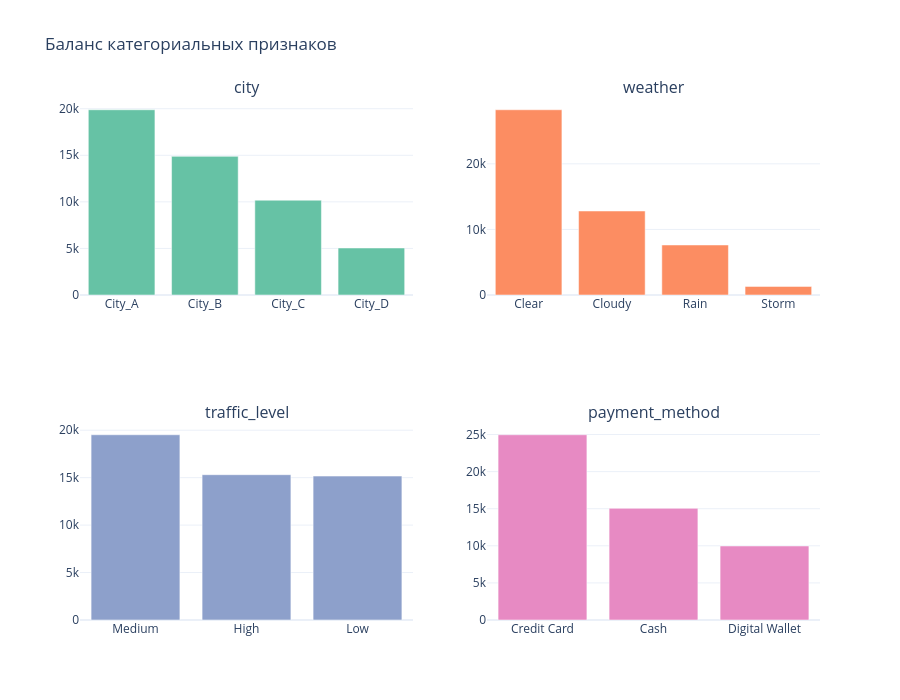

Write notebook code for a chart like this one.
### Markdown cell above
### 4.2 Баланс категориальных признаков

### Code cell
cat_cols = ['city', 'weather', 'traffic_level', 'payment_method']
fig = make_subplots(rows=2, cols=2, subplot_titles=cat_cols)
for i, col in enumerate(cat_cols):
    vc = df[col].value_counts()
    fig.add_trace(go.Bar(x=vc.index.astype(str), y=vc.values, showlegend=False,
                         marker_color=px.colors.qualitative.Set2[i]), row=i//2+1, col=i%2+1)
fig.update_layout(height=700, title='Баланс категориальных признаков', template='plotly_white')
fig.show()

### Figure 1 — Plotly figure (JSON) as saved in the notebook; plotly's stock layout.template omitted (floating-point values rounded to 4 significant figures)
{"data": [{"marker": {"color": "rgb(102,194,165)"}, "showlegend": false, "type": "bar", "x": ["City_A", "City_B", "City_C", "City_D"], "xaxis": "x", "y": [19888, 14885, 10178, 5049], "yaxis": "y"}, {"marker": {"color": "rgb(252,141,98)"}, "showlegend": false, "type": "bar", "x": ["Clear", "Cloudy", "Rain", "Storm"], "xaxis": "x2", "y": [28248, 12810, 7627, 1315], "yaxis": "y2"}, {"marker": {"color": "rgb(141,160,203)"}, "showlegend": false, "type": "bar", "x": ["Medium", "High", "Low"], "xaxis": "x3", "y": [19522, 15313, 15165], "yaxis": "y3"}, {"marker": {"color": "rgb(231,138,195)"}, "showlegend": false, "type": "bar", "x": ["Credit Card", "Cash", "Digital Wallet"], "xaxis": "x4", "y": [24971, 15050, 9979], "yaxis": "y4"}], "layout": {"annotations": [{"font": {"size": 16}, "showarrow": false, "text": "city", "x": 0.225, "xanchor": "center", "xref": "paper", "y": 1, "yanchor": "bottom", "yref": "paper"}, {"font": {"size": 16}, "showarrow": false, "text": "weather", "x": 0.775, "xanchor": "center", "xref": "paper", "y": 1, "yanchor": "bottom", "yref": "paper"}, {"font": {"size": 16}, "showarrow": false, "text": "traffic_level", "x": 0.225, "xanchor": "center", "xref": "paper", "y": 0.375, "yanchor": "bottom", "yref": "paper"}, {"font": {"size": 16}, "showarrow": false, "text": "payment_method", "x": 0.775, "xanchor": "center", "xref": "paper", "y": 0.375, "yanchor": "bottom", "yref": "paper"}], "height": 700, "title": {"text": "Баланс категориальных признаков"}, "xaxis": {"anchor": "y", "domain": [0, 0.45]}, "xaxis2": {"anchor": "y2", "domain": [0.55, 1]}, "xaxis3": {"anchor": "y3", "domain": [0, 0.45]}, "xaxis4": {"anchor": "y4", "domain": [0.55, 1]}, "yaxis": {"anchor": "x", "domain": [0.625, 1]}, "yaxis2": {"anchor": "x2", "domain": [0.625, 1]}, "yaxis3": {"anchor": "x3", "domain": [0, 0.375]}, "yaxis4": {"anchor": "x4", "domain": [0, 0.375]}}}
